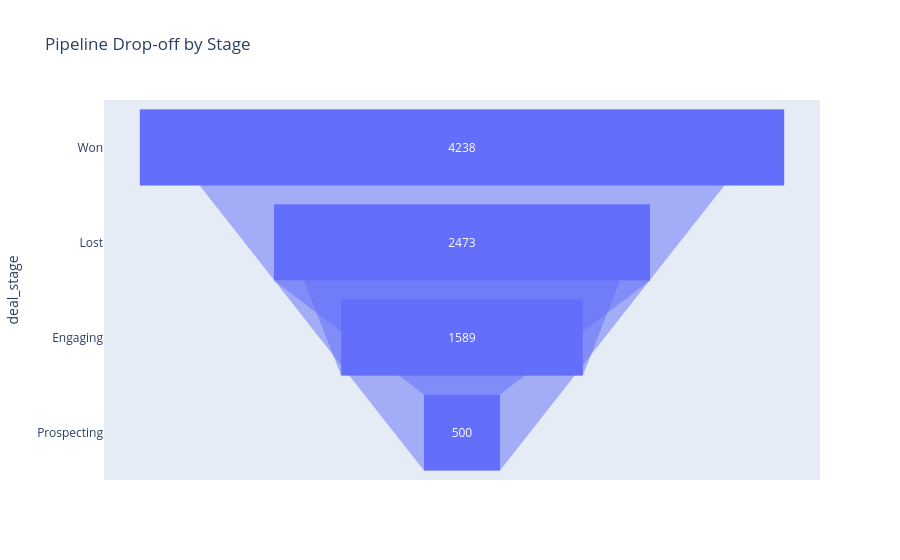

The code cell stored with this chart in its notebook:
### Markdown cell above
Step 3: Build the Visualizations (Using Plot)

### Code cell
funnel_data = df.groupby('deal_stage')['opportunity_id'].count().reset_index()
# Define custom order if needed: Prospecting -> Engaging -> Lost/Won
import plotly.express as px

fig_funnel = px.funnel(
    funnel_data,
    x="opportunity_id",
    y="deal_stage",
    title="Pipeline Drop-off by Stage",
    category_orders={
        "deal_stage": ["Prospecting", "Engaging", "Lost", "Won"]
    }
)

fig_funnel.show()

### Figure 1 — Plotly figure (JSON) as saved in the notebook; plotly's stock layout.template omitted (floating-point values rounded to 4 significant figures)
{"data": [{"hovertemplate": "opportunity_id=%{x}<br>deal_stage=%{y}<extra></extra>", "legendgroup": "", "marker": {"color": "#636efa"}, "name": "", "orientation": "h", "showlegend": false, "type": "funnel", "x": [1589, 2473, 500, 4238], "xaxis": "x", "y": ["Engaging", "Lost", "Prospecting", "Won"], "yaxis": "y"}], "layout": {"legend": {"tracegroupgap": 0}, "title": {"text": "Pipeline Drop-off by Stage"}, "xaxis": {"anchor": "y", "domain": [0, 1], "title": {"text": "opportunity_id"}}, "yaxis": {"anchor": "x", "categoryarray": ["Won", "Lost", "Engaging", "Prospecting"], "categoryorder": "array", "domain": [0, 1], "title": {"text": "deal_stage"}}}}
